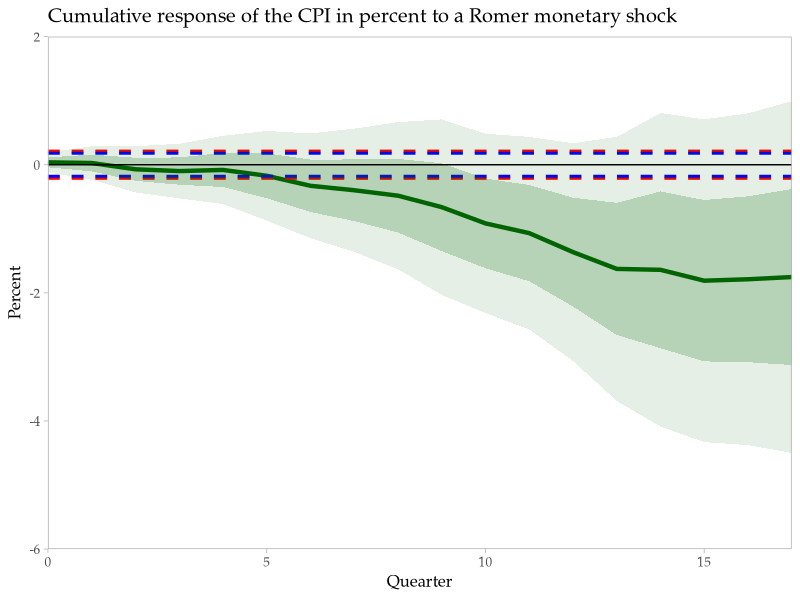

R code for this plot:
## ---- chunk 1
knitr::opts_chunk$set(
  eval    = TRUE,
  echo    = TRUE,
  warning = FALSE,
  message = FALSE
)
## ---- chunk 2
library(tidyverse) # for data processing and plotting
library(broom)     # for tidying regression output
library(haven)     # for reading Stata .dta files
library(dynlm)     # for running dynamic regressions with leads and lags
library(sandwich)  # for Newey-West standard errors
library(lmtest)    # for significance tests
## ---- chunk 3
h     <- 17    # IRF horizon
p     <- 0.05  # p-value
lags  <- 6     # lags to be used in LP regressions
nwlag <- h     # lags to be used in Newey-West
block <- h     # bootstrap block size
## ---- chunk 4
smpl_start <- ymd("1985-01-01")
smpl_end   <- ymd("2007-12-31")
## ---- chunk 5
df_raw <- read_dta("data/aggregatedata_final.dta")
## ---- chunk 6
df <- df_raw %>%
  mutate(
    # scale variables to work in percent
    date = observation_date,
    dlrgdp = 100 * dlrgdp,
    dlcpi  = 100* dlcpi,
    lcpi   = 100 * lcpi,
    lrgdp  = 100* lrgdp
  ) %>% 
  filter(between(date, smpl_start, smpl_end)) %>% 
  select(date, lcpi, rr_shock, dlcpi, dlrgdp, dstir) %>% 
  rename(
    y = lcpi,      # response 
    z = rr_shock   # instrument
  ) %>% 
  ts()
## ---- chunk 7
mat_lp <- matrix(data = NA, ncol = 7, nrow = h+1)  # matrix to store estimation results

for (i in 0:h) {
  lm_fit     <- dynlm(L(y, -i) - L(y, 1) ~ z + L(dlrgdp, 1:lags) + L(dlcpi, 1:lags) + L(dstir, 1:lags), data = df)
  
  lm_coef    <- coeftest(lm_fit, vcov. = NeweyWest(lm_fit, lag = i, prewhite = FALSE))
  lm_summary <- tidy(lm_coef)
  estimate   <- lm_summary %>% slice(2) %>% select(estimate) 
  se         <- lm_summary %>% slice(2) %>% select(std.error) 
  
  mat_lp[i+1, 1] <- i
  mat_lp[i+1, 2] <- estimate[[1]]
  mat_lp[i+1, 3] <- se[[1]]
  mat_lp[i+1, 4] <- estimate[[1]] + 1 * se[[1]]
  mat_lp[i+1, 5] <- estimate[[1]] - 1 * se[[1]]
  mat_lp[i+1, 6] <- estimate[[1]] + 2 * se[[1]]
  mat_lp[i+1, 7] <- estimate[[1]] - 2 * se[[1]]
}

df_lp <- mat_lp %>% 
  as_tibble()

colnames(df_lp) <- 
  c("horizon", "mid", "se", "up1", "down1", "up2", "down2")
## ---- chunk 8
model_y <- dynlm(y - L(y, 1) ~ L(dlrgdp, 1:lags) + L(dlcpi, 1:lags) + L(dstir, 1:lags), data = df)
model_z <- dynlm(z ~ L(dlrgdp, 1:lags) + L(dlcpi, 1:lags) + L(dstir, 1:lags), data = df)

r_y <- model_y$residuals
r_z <- model_z$residuals
## ---- chunk 9
w         <- r_z^2
mw        <- mean(w)
eta       <- r_y*r_z
model_eta <- lm(eta ~ 1)
nw_se_eta <- sqrt(diag(vcovHAC(model_eta, lag = nwlag)))
seta      <- nw_se_eta["(Intercept)"]
sbeta     <- seta/mw

bju <- qnorm(1 - (p / (2 * (h + 1)))) * sbeta
bjd <- -bju
## ---- chunk 10
set.seed(12345)   # for replication

n         <- length(r_y)
block_id  <- floor((1:n + block - 1) / block)
model_eta <- lm(eta ~ 1)
nw_se_eta <- sqrt(diag(vcovBS(model_eta, cluster = block_id, R = 1000)))
seta      <- nw_se_eta["(Intercept)"]
sbeta     <- seta/mw

bootju <- qnorm(1 - (p / (2 * (h + 1)))) * sbeta
bootjd <- -bootju
## ---- chunk 11
df_sb <- tibble(
  bju    = rep(bju, h+1),
  bjd    = rep(bjd, h+1),
  bootju = rep(bootju, h+1),
  bootjd = rep(bootjd, h+1)
)
## ---- chunk 12
df_lp %>% 
  bind_cols(df_sb) %>% 
  ggplot(aes(x = horizon)) +
  geom_line(aes(y = mid), color = 'darkgreen', size = 1.5) +
  geom_line(aes(y = bju), color = "red", linetype = 2, size = 1) +
  geom_line(aes(y = bjd), color = "red", linetype = 2, size = 1) +
  geom_line(aes(y = bootju), color = "blue", linetype = 2, size = 1) +
  geom_line(aes(y = bootjd), color = "blue", linetype = 2, size = 1) +
  geom_ribbon(aes(ymin = down1, ymax = up1),
              fill = "darkgreen", linetype = 0, alpha = 0.2) +
  geom_ribbon(aes(ymin = down2, ymax = up2),
              fill = "darkgreen", linetype = 0, alpha = 0.1) +
  scale_x_continuous(expand = c(0,0), breaks = seq(0, h, 5)) +
  scale_y_continuous(expand = c(0,0), limits = c(-6, 2)) +
  labs(
    x = "Quearter",
    y = "Percent",
    title = "Cumulative response of the CPI in percent to a Romer monetary shock",
  ) +
  geom_hline(aes(yintercept = 0)) +
  theme_light(12, base_family = "Palatino Linotype") +
  theme(
    panel.grid.major = element_blank(),
    panel.grid.minor = element_blank()
  )
